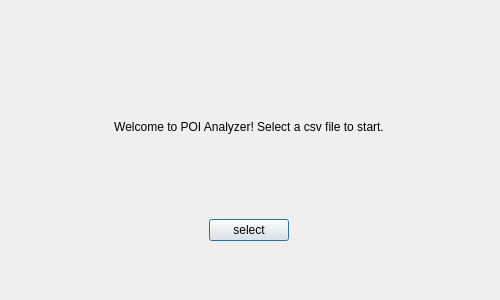
<?xml version="1.0" encoding="UTF-8"?>
<ui version="4.0">
 <class>WelcomeDialog</class>
 <widget class="QDialog" name="WelcomeDialog">
  <property name="geometry">
   <rect>
    <x>0</x>
    <y>0</y>
    <width>500</width>
    <height>300</height>
   </rect>
  </property>
  <property name="sizePolicy">
   <sizepolicy hsizetype="Fixed" vsizetype="Fixed">
    <horstretch>0</horstretch>
    <verstretch>0</verstretch>
   </sizepolicy>
  </property>
  <property name="minimumSize">
   <size>
    <width>500</width>
    <height>300</height>
   </size>
  </property>
  <property name="maximumSize">
   <size>
    <width>500</width>
    <height>300</height>
   </size>
  </property>
  <property name="windowTitle">
   <string>POI-Analyzer</string>
  </property>
  <widget class="QWidget" name="verticalLayoutWidget">
   <property name="geometry">
    <rect>
     <x>40</x>
     <y>40</y>
     <width>418</width>
     <height>201</height>
    </rect>
   </property>
   <layout class="QVBoxLayout" name="verticalLayout">
    <item>
     <widget class="QLabel" name="label">
      <property name="text">
       <string>Welcome to POI Analyzer! Select a csv file to start.</string>
      </property>
      <property name="alignment">
       <set>Qt::AlignCenter</set>
      </property>
     </widget>
    </item>
    <item alignment="Qt::AlignHCenter">
     <widget class="QPushButton" name="pushButton">
      <property name="sizePolicy">
       <sizepolicy hsizetype="Fixed" vsizetype="Fixed">
        <horstretch>0</horstretch>
        <verstretch>0</verstretch>
       </sizepolicy>
      </property>
      <property name="layoutDirection">
       <enum>Qt::LeftToRight</enum>
      </property>
      <property name="text">
       <string>select</string>
      </property>
      <property name="autoDefault">
       <bool>true</bool>
      </property>
     </widget>
    </item>
   </layout>
  </widget>
 </widget>
 <resources/>
 <connections/>
</ui>
